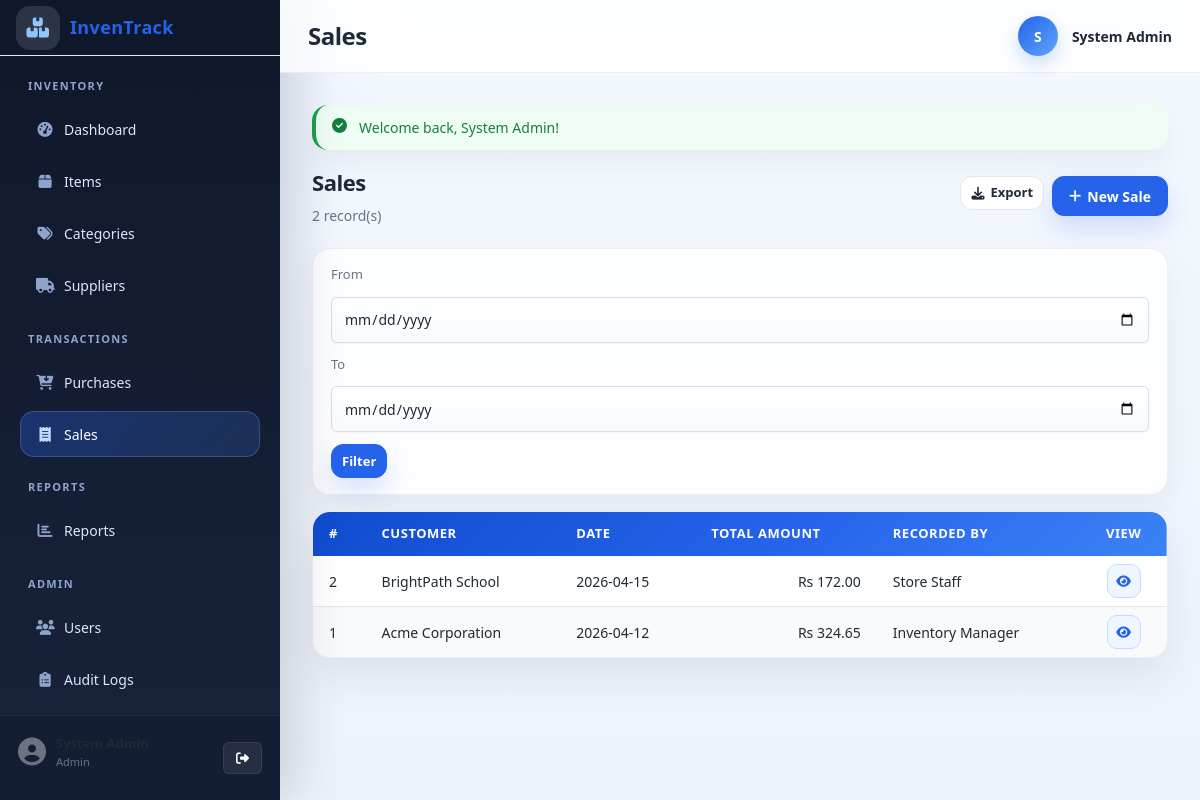
Screenshot of /pages/sales/index.php (signed in) with the database file from the repository.
### tables this page shows
CREATE TABLE sales (
    id            INT           AUTO_INCREMENT PRIMARY KEY,
    customer_name VARCHAR(150)  NOT NULL,
    sale_date     DATE          NOT NULL,
    total_amount  DECIMAL(10,2) NOT NULL DEFAULT 0.00,
    notes         TEXT,
    created_by    INT           NOT NULL,
    created_at    DATETIME      DEFAULT CURRENT_TIMESTAMP,
    CONSTRAINT fk_sales_user
        FOREIGN KEY (created_by) REFERENCES users (id)
        ON UPDATE CASCADE ON DELETE RESTRICT
);

CREATE TABLE users (
    id            INT            AUTO_INCREMENT PRIMARY KEY,
    name          VARCHAR(100)   NOT NULL,
    email         VARCHAR(150)   NOT NULL,
    password_hash VARCHAR(255)   NOT NULL,
    role          ENUM('admin','manager','staff') NOT NULL DEFAULT 'staff',
    status        ENUM('active','inactive')       NOT NULL DEFAULT 'active',
    created_at    DATETIME       DEFAULT CURRENT_TIMESTAMP,
    CONSTRAINT uq_users_email UNIQUE (email)
);

### includes/auth.php (called while the page is built, shortened)
<?php
require_once __DIR__ . '/functions.php';
function current_user(): ?array
{
    return $_SESSION['user'] ?? null;
}

### includes/functions.php (called while the page is built, shortened)
<?php
function app_base_path(): string
{
    static $base_path = null;
    if ($base_path !== null) {
        return $base_path;
    }
    $base_path = '/' . trim(basename(dirname(__DIR__)), '/');
    return $base_path;
}
function app_url(string $path = ''): string
{
    $path = ltrim($path, '/');
    return $path === '' ? app_base_path() . '/' : app_base_path() . '/' . $path;
}
function get_flash(): ?array
{
    $flash = $_SESSION['flash'];
    return $flash;
}
function sanitize(mixed $value): string
{
    return htmlspecialchars(trim((string)$value), ENT_QUOTES, 'UTF-8');
}
function format_currency(float|int|string $amount): string
{
    return 'Rs ' . number_format((float)$amount, 2);
}

### pages/sales/index.php (the view, shortened to what this page needs)
<?php
require_once __DIR__ . '/../../config/db.php';
require_once __DIR__ . '/../../includes/auth.php';
require_once __DIR__ . '/../../includes/functions.php';
$date_from = trim($_GET['date_from'] ?? '');
$date_to   = trim($_GET['date_to']   ?? '');
$page      = max(1, (int)($_GET['page'] ?? 1));
$per       = 15;
$where  = ['1=1'];
$params = [];
$where_sql = implode(' AND ', $where);
$count_stmt = $pdo->prepare("SELECT COUNT(*) FROM sales s WHERE $where_sql");
$count_stmt->execute($params);
$total = (int)$count_stmt->fetchColumn();
$pag  = paginate($total, $per, $page);
$stmt = $pdo->prepare(
    "SELECT s.id, s.customer_name, s.sale_date, s.total_amount, u.name AS created_by_name
     FROM sales s
     LEFT JOIN users u ON u.id = s.created_by
     WHERE $where_sql
     ORDER BY s.sale_date DESC, s.id DESC
     LIMIT :limit OFFSET :offset"
);
$stmt->bindValue(':limit',  $per,          PDO::PARAM_INT);
$stmt->bindValue(':offset', $pag['offset'], PDO::PARAM_INT);
$stmt->execute();
$rows = $stmt->fetchAll();
require_once __DIR__ . '/../../includes/header.php';
require_once __DIR__ . '/../../includes/sidebar.php';
?>
<div class="page-wrapper">
    <div class="topbar">
        <h1 class="topbar-title">Sales</h1>
        <div class="topbar-user">
            <div class="user-avatar"><?= strtoupper(substr($user['name'], 0, 1)) ?></div>
            <span class="user-name"><?= sanitize($user['name']) ?></span>
        </div>
    </div>
    <main class="main-content">
        <?php $flash = get_flash(); if ($flash): ?>
        <div class="alert alert-<?= sanitize($flash['type']) ?>" style="margin-bottom:16px">
            <i class="fa-solid <?= $flash['type']==='success' ? 'fa-circle-check' : 'fa-circle-exclamation' ?>"></i>
            <?= sanitize($flash['message']) ?>
        </div>
        <?php endif; ?>
        <div class="page-header">
            <div>
                <h2 class="page-title">Sales</h2>
                <p class="page-subtitle"><?= $total ?> record(s)</p>
            </div>
            <div style="display:flex;gap:8px">
                <a href="<?= htmlspecialchars(app_url('api/export_csv.php?type=sales'), ENT_QUOTES, 'UTF-8') ?>" class="btn-secondary btn-sm"><i class="fa-solid fa-download"></i> Export</a>
                <a href="<?= htmlspecialchars(app_url('pages/sales/add.php'), ENT_QUOTES, 'UTF-8') ?>" class="btn-primary"><i class="fa-solid fa-plus"></i> New Sale</a>
            </div>
        </div>
        <form method="GET" class="filter-bar">
            <label style="font-size:13px;color:var(--muted)">From</label>
            <input type="date" name="date_from" value="<?= sanitize($date_from) ?>">
            <label style="font-size:13px;color:var(--muted)">To</label>
            <input type="date" name="date_to" value="<?= sanitize($date_to) ?>">
            <button type="submit" class="btn-primary btn-sm">Filter</button>
        </form>
        <div class="table-container">
            <table>
                <thead>
                    <tr>
                        <th>#</th>
                        <th>Customer</th>
                        <th>Date</th>
                        <th>Total Amount</th>
                        <th>Recorded By</th>
                        <th class="col-actions">View</th>
                    </tr>
                </thead>
                <tbody>
                    <?php if (empty($rows)): ?>
                    <tr><td colspan="6" class="table-empty">No sales found.</td></tr>
                    <?php else: ?>
                    <?php foreach ($rows as $r): ?>
                    <tr>
                        <td><?= (int)$r['id'] ?></td>
                        <td><?= sanitize($r['customer_name']) ?></td>
                        <td><?= sanitize($r['sale_date']) ?></td>
                        <td class="price-cell"><?= format_currency((float)$r['total_amount']) ?></td>
                        <td><?= sanitize($r['created_by_name'] ?? 'N/A') ?></td>
                        <td class="col-actions">
                            <a href="<?= htmlspecialchars(app_url('pages/sales/view.php?id=' . (int)$r['id']), ENT_QUOTES, 'UTF-8') ?>" class="btn-action btn-edit" title="View"><i class="fa-solid fa-eye"></i></a>
                        </td>
                    </tr>
                    <?php endforeach; ?>
                    <?php endif; ?>
                </tbody>
            </table>
        </div>
    </main>
</div>
<?php require_once __DIR__ . '/../../includes/footer.php'; ?>

### assets/css/responsive.css (style rules this page uses)
@media (min-width: 992px) { .page-wrapper { margin-left: 240px; } }
@media (min-width: 992px) { .topbar-user .user-name { display: inline; } }
@media (min-width: 992px) { .page-wrapper { margin-left: 280px; } }

### rows the page displays
sales: id "2", customer_name "BrightPath School", sale_date "2026-04-15", total_amount "Rs 172.00", created_by.name "Store Staff"
sales: id "1", customer_name "Acme Corporation", sale_date "2026-04-12", total_amount "Rs 324.65", created_by.name "Inventory Manager"

### other values shown
$user_role "Admin"
substr($user['name'], 0, 1) "S"
$user['name'] "System Admin"
$flash['message'] "Welcome back, System Admin!"
$total "2"
